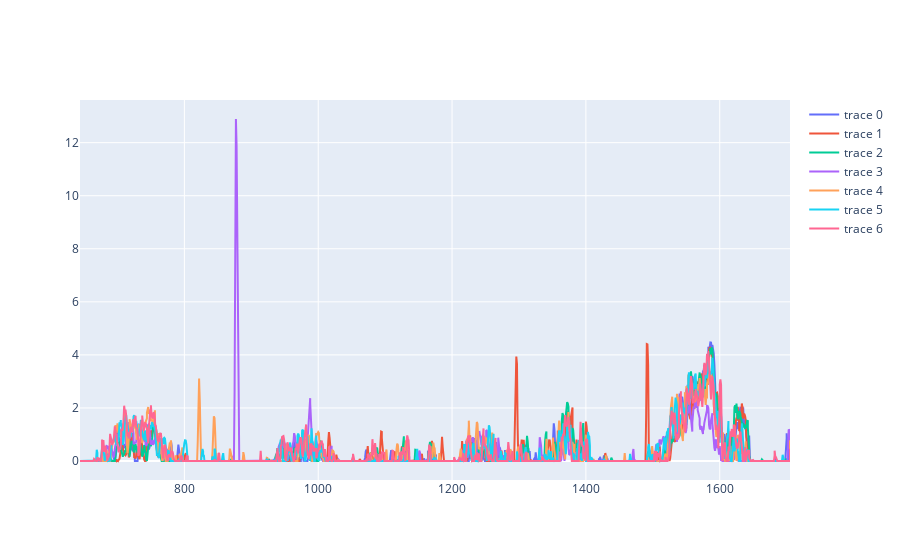

This figure's notebook cell:
### Code cell
select='black'
d=df[df.index.str.contains(select)]

traces=[]
for i in range(len(d)):
    yr=d.iloc[i,:]
    y=PreproSpectra(yr).get()
    traces.append(go.Scatter(x=xs[0], y=y))
fig=go.Figure(traces)
fig.show()

### Figure 1 — Plotly figure (JSON) as saved in the notebook; plotly's stock layout.template omitted (floating-point values rounded to 4 significant figures; data arrays with more than 128 entries replaced by an {"elided": "..."} marker saying what was removed)
{"data": [{"type": "scatter", "x": {"elided": "1340 int values"}, "y": {"elided": "1340 float values"}}, {"type": "scatter", "x": {"elided": "1340 int values"}, "y": {"elided": "1340 float values"}}, {"type": "scatter", "x": {"elided": "1340 int values"}, "y": {"elided": "1340 float values"}}, {"type": "scatter", "x": {"elided": "1340 int values"}, "y": {"elided": "1340 float values"}}, {"type": "scatter", "x": {"elided": "1340 int values"}, "y": {"elided": "1340 float values"}}, {"type": "scatter", "x": {"elided": "1340 int values"}, "y": {"elided": "1340 float values"}}, {"type": "scatter", "x": {"elided": "1340 int values"}, "y": {"elided": "1340 float values"}}], "layout": {}}
